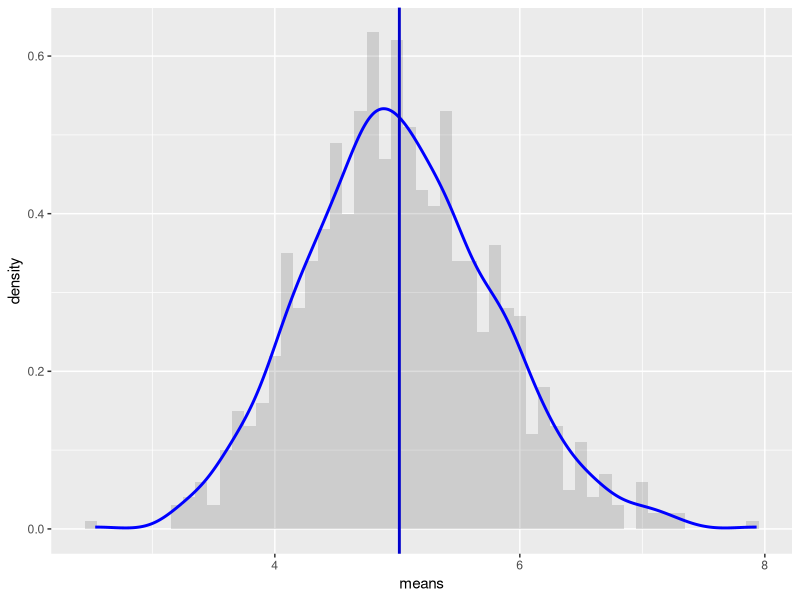
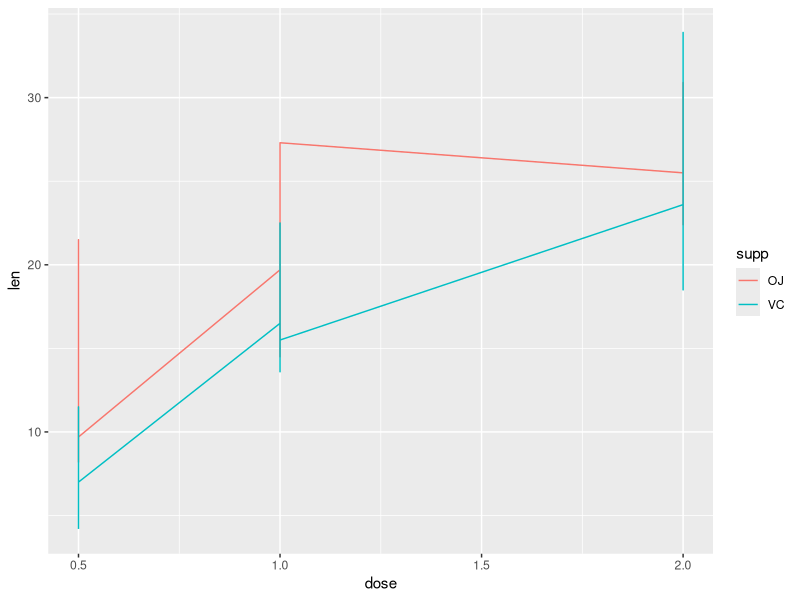

R code for these plots, in order:

## PART 1: Project Instructions

#In this project you will investigate the exponential distribution in R and compare it with the Central Limit Theorem. The exponential distribution can be simulated in R with rexp(n, lambda) where lambda is the rate parameter. The mean of exponential distribution is 1/lambda and the standard deviation is also 1/lambda. Set lambda = 0.2 for all of the simulations. You will investigate the distribution of averages of 40 exponentials. Note that you will need to do a thousand simulations. :


library(ggplot2)

# set simulation
lambda<- 0.2
n <- 40 
n_simulations <- 1000 

# setting seed to reproduce in future
set.seed(2)

# run matrix
ex_dis <- matrix(data=rexp(n * n_simulations, lambda), nrow=n_simulations)
ex_dis_m <- data.frame(means=apply(ex_dis, 1, mean))




## Sample mean compared to the theoretical mean of the distribution

#The expected mean of a exponential distribution of rate 
#lambda is 1/lambda.Therefore, the theoretical mean is as follows:
  
theoretical_m <- 1/lambda
theoretical_m



#The average sample mean of the 1000 simulations of 40 randomly sampled exponential distributions is as follows:


#meansofmeans
m_m <- mean(ex_dis_m$means)
m_m


#As demonstrated above, one can see that both means are very close to each other. 

## Sample Variance compared to Theoretical Variance of distribution:

#The theoretical variance is as follows:

variance_t <- 1/lambda/sqrt(n)
variance_t


#The sample variance of distribution is as follows:
        


variance_S <- sd(ex_dis_m$means)
variance_S


#Similar to the means, the variance of distribution between both the sample and the theoritical are very similar. 

##Distribution is Approximately Normal.

# plot the means
ggplot(data = ex_dis_m, aes(x = means)) + 
        geom_histogram(binwidth=0.1, aes(y=..density..), alpha=0.2) + 
        geom_density(colour="blue", size=1) +
        geom_vline(xintercept = m_m, size=1, colour="#0000CC") 



#As shown in the graph above, the distribution of the sample mean shows a normal distribution. Note the line shows the exact mean of the sample data.


## PART 2: Project Instructions:

#Now in the second portion of the project, we're going to analyze the ToothGrowth data in the R datasets package.
#1.Load the ToothGrowth data and perform some basic exploratory data analyses
#2.Provide a basic summary of the data.
#3.Use confidence intervals and/or hypothesis tests to compare tooth growth by supp and dose. (Only use the techniques from class, even if there's other approaches worth considering)
#4.State your conclusions and the assumptions needed for your conclusions.


library(datasets)

data(ToothGrowth)
toothGrowth <- ToothGrowth 


## Summary of the data

#Data Description:
#        The response is the length of odontoblasts (cells responsible for tooth growth) in 60 guinea pigs. Each animal received one of three dose levels of vitamin C (0.5, 1, and 2 mg/day) by one of two delivery methods, orange juice or ascorbic acid (a form of vitamin C and coded as VC).



str(toothGrowth)
summary(toothGrowth)
head(toothGrowth)
table(toothGrowth$supp, toothGrowth$dose)


anova.out <- aov(len ~ supp * dose, data=toothGrowth)
summary(anova.out)

ggplot(toothGrowth, aes(x = dose, y = len, colour = supp)) +
        geom_line()




#The anova results indicate that there is a statistical significant association in the interaction betweeen orange juiCe (OJ) and ascorbic acid (VC). The linear graph showing the relationship between dosage amount and the response to leghth of odontoblasts also further clarifies the relationship between OJ and VC. As shown in the graph we can see they are very similar while OJ being slightly more effective on guinea pigs.
